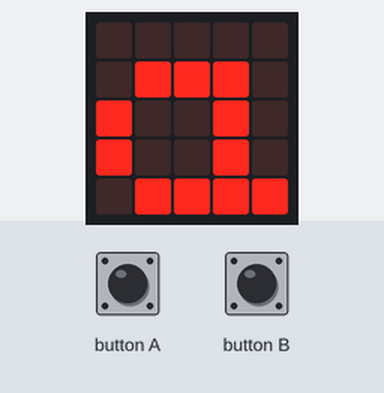
Simulated run of this program. Board: BBC micro:bit running MicroPython. Parts: the board's 5×5 LED display. The test bench sets the inputs (shaded band).

Above: at 1.2 s.
1.3 s: button A pressed for 3.2 s
At 5.5 s:
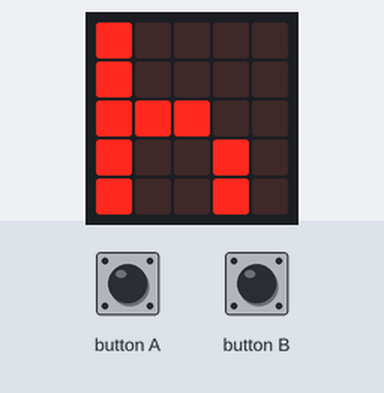
6.0 s: button A pressed for 0.15 s
At 6.8 s:
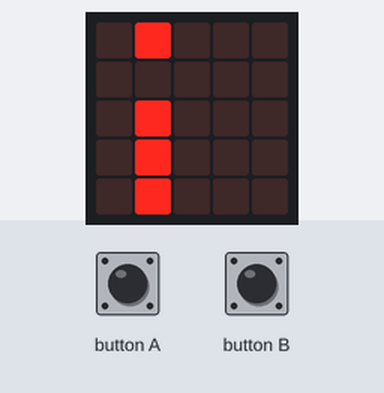
7.6 s: button A pressed for 1 s
At 8.4 s:
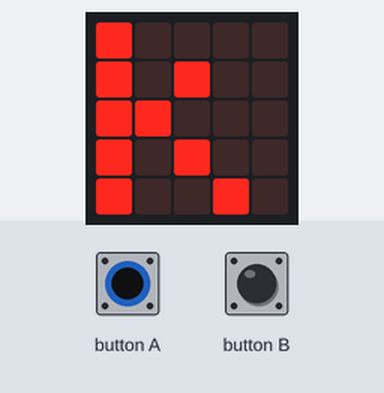
10.1 s: button A pressed for 0.15 s
At 11.1 s:
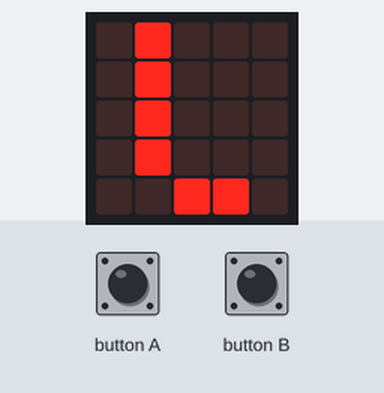
11.7 s: button A pressed for 3.2 s
At 15.8 s:
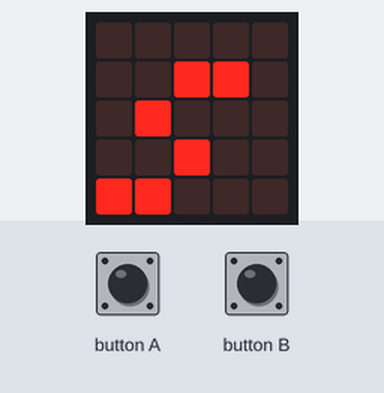
16.4 s: button A pressed for 0.15 s
At 17.1 s:
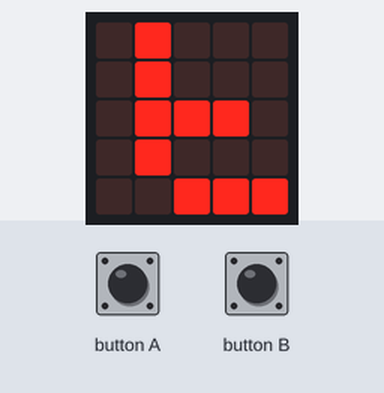
Timing chart, 0 to 19.0 s (numbered marks = the images above; inputs shaded):
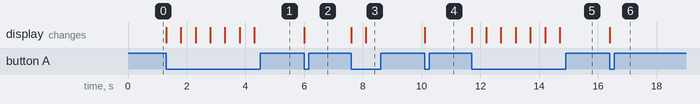

The program:

bit.py
```python
from microbit import *

ascii_lowercase = 'abcdefghijklmnopqrstuvwxyz'
pos = 0

display.show(ascii_lowercase[pos])

while True:
    if button_a.is_pressed():
        pos += 1
        display.show(ascii_lowercase[pos])
        sleep(500)
    if button_b.is_pressed():
        pos -= 1
        display.show(ascii_lowercase[pos])
        sleep(500)
```

Measured:
- after the input at 1.3 s, the display: first changes at once (image 1 shows a later state)
- after the input at 6.0 s, the display: changes at once (image 2)
- after the input at 7.6 s, the display: first changes at once (image 3 shows a later state)
- after the input at 10.1 s, the display: changes at once (image 4)
- after the input at 11.7 s, the display: first changes at once (image 5 shows a later state)
- after the input at 16.4 s, the display: changes at once (image 6)
